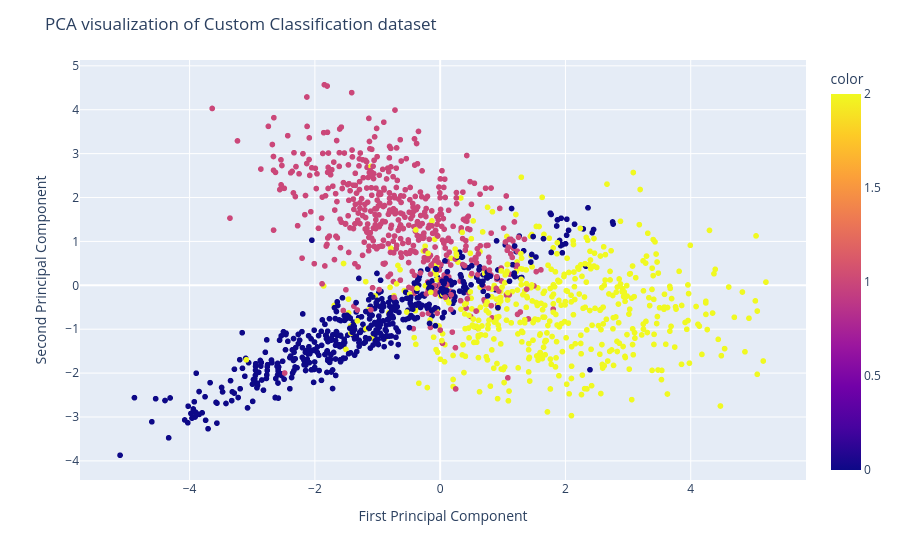

Notebook code cell kept with this figure:
### Markdown cell above
### **PCA Visualization Python**

We can now visualize the results by displaying two PCA components on a scatter plot.

x: First component y: Second companion color: target variable. We have also used the update_layout function to add a title and rename the x-axis and y-axis.

### Code cell
fig = px.scatter(x=X_pca[:, 0], y=X_pca[:, 1], color=y)
fig.update_layout(
    title="PCA visualization of Custom Classification dataset",
    xaxis_title="First Principal Component",
    yaxis_title="Second Principal Component",
)
fig.show()

### Figure 1 — Plotly figure (JSON) as saved in the notebook; plotly's stock layout.template omitted (floating-point values rounded to 4 significant figures; data arrays with more than 128 entries replaced by an {"elided": "..."} marker saying what was removed)
{"data": [{"hovertemplate": "x=%{x}<br>y=%{y}<br>color=%{marker.color}<extra></extra>", "legendgroup": "", "marker": {"color": {"elided": "1500 int values"}, "coloraxis": "coloraxis", "symbol": "circle"}, "mode": "markers", "name": "", "showlegend": false, "type": "scattergl", "x": {"elided": "1500 float values"}, "xaxis": "x", "y": {"elided": "1500 float values"}, "yaxis": "y"}], "layout": {"coloraxis": {"colorbar": {"title": {"text": "color"}}, "colorscale": [[0, "#0d0887"], [0.1111, "#46039f"], [0.2222, "#7201a8"], [0.3333, "#9c179e"], [0.4444, "#bd3786"], [0.5556, "#d8576b"], [0.6667, "#ed7953"], [0.7778, "#fb9f3a"], [0.8889, "#fdca26"], [1, "#f0f921"]]}, "legend": {"tracegroupgap": 0}, "margin": {"t": 60}, "title": {"text": "PCA visualization of Custom Classification dataset"}, "xaxis": {"anchor": "y", "domain": [0, 1], "title": {"text": "First Principal Component"}}, "yaxis": {"anchor": "x", "domain": [0, 1], "title": {"text": "Second Principal Component"}}}}
